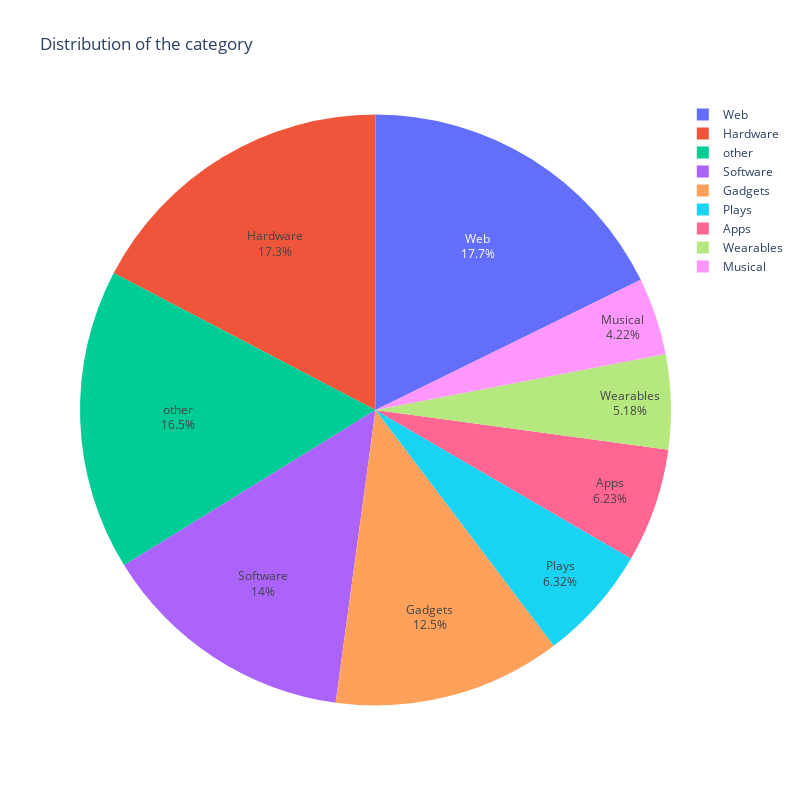

The cell this chart's notebook holds for it:
### Code cell
category_df = kickstarter_df["category"].value_counts().to_frame().reset_index()
category_norm = kickstarter_df.value_counts(["category"], normalize=True)
category_df["norm"] = category_norm.values
category_df["label"] = category_df.apply(
    lambda x: x["category"] if x["norm"] >= 0.03 else "other", axis=1
)
other_category_df = category_df[category_df["label"] == "other"]
category_df.drop(other_category_df.index, inplace=True)
group_other_category_df = other_category_df.groupby("label").sum().reset_index()
category_df = pd.concat([category_df, group_other_category_df], axis=0)
category_df.drop(columns=["category"], inplace=True)
import plotly.graph_objects as go

# Pie chart for the distribution of the country, category, currency, created_at_weekday
# under 3
fig = go.Figure()
fig.add_trace(
    go.Pie(
        labels=category_df["label"],
        values=category_df["count"],
        name="category",
        text=category_df["label"],
    )
)
fig.update_layout(
    width=800,
    height=800,
    title_text="Distribution of the category",
    annotations=[
        dict(
            showarrow=False,
            x=0.5,
            y=0.5,
            text="",
            font_size=20,
            font_family="Arial",
        )
    ],
)
fig.show()

### Figure 1 — Plotly figure (JSON) as saved in the notebook; plotly's stock layout.template omitted (floating-point values rounded to 4 significant figures)
{"data": [{"labels": ["Web", "Hardware", "Software", "Gadgets", "Plays", "Apps", "Wearables", "Musical", "other"], "name": "category", "text": ["Web", "Hardware", "Software", "Gadgets", "Plays", "Apps", "Wearables", "Musical", "other"], "type": "pie", "values": [3325, 3248, 2631, 2336, 1184, 1168, 971, 791, 3089]}], "layout": {"annotations": [{"font": {"family": "Arial", "size": 20}, "showarrow": false, "text": "", "x": 0.5, "y": 0.5}], "height": 800, "title": {"text": "Distribution of the category"}, "width": 800}}
